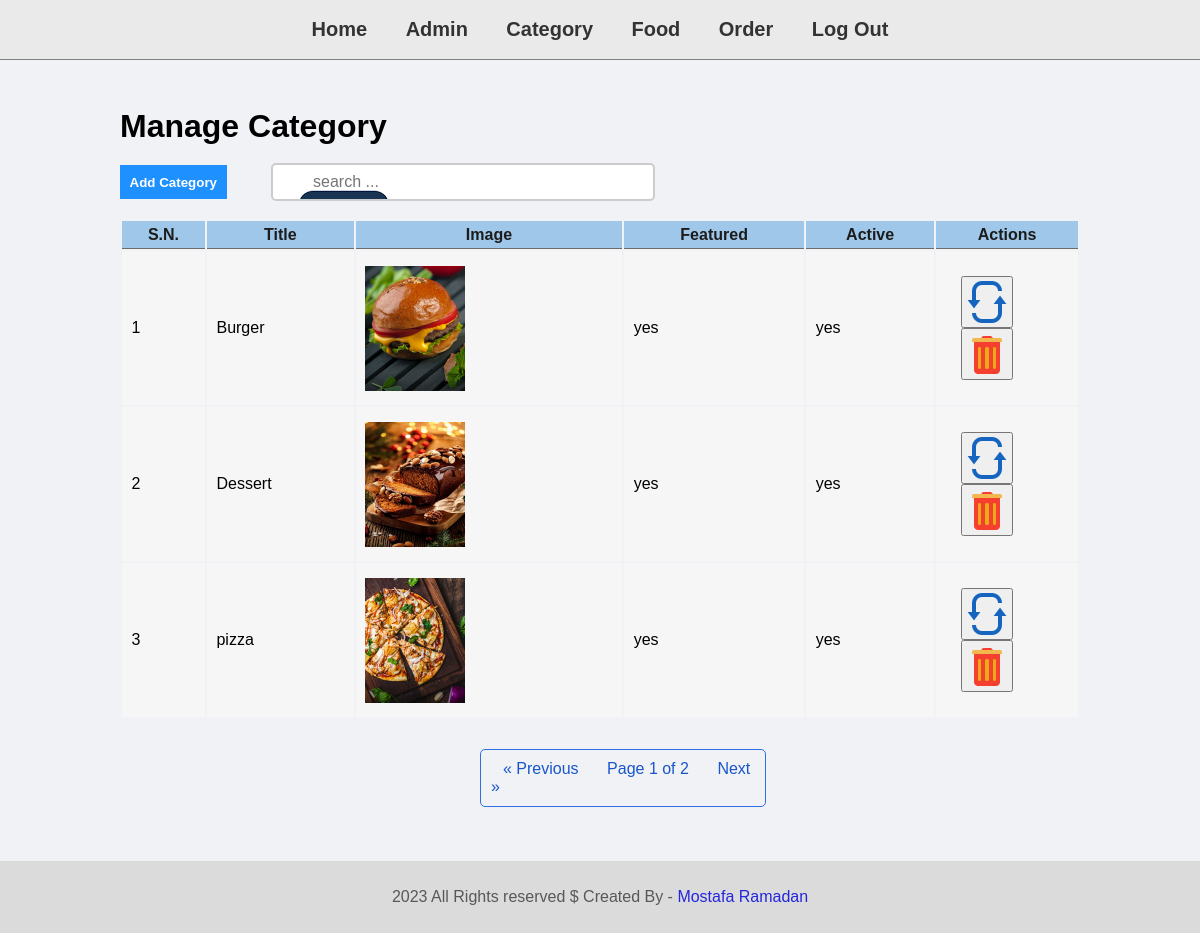
Screenshot of /admin/categoryControl/manage-category.php with the database file from the repository.
### tables this page shows
CREATE TABLE `tbl_category` (
  `id` int(10) UNSIGNED NOT NULL,
  `title` varchar(100) NOT NULL,
  `image_name` varchar(255) NOT NULL,
  `featured` varchar(10) NOT NULL,
  `active` varchar(10) NOT NULL
);

### config/Database.php (called while the page is built, shortened)
<?php
class Database
{
    private $servername = 'localhost';
    private $username = 'root';
    private $password = '';
    private $dbname = 'food-order';
    function __construct()
    {
        $this->conn = new mysqli($this->servername, $this->username, $this->password, $this->dbname);
        if ($this->conn->connect_error) {
            echo "failed to connect";
        } else {
            return $this->conn;
        }
    }
}

### classes/management/ManageCategory.php (called while the page is built, shortened)
<?php
class ManangeCategory extends Database
{
    protected $tableName = 'tbl_category';
    public function displayCategory(int $limit = 4, int $pageNum = 1)
    {
        $offset = ($pageNum - 1) * $limit;
        $result = $this->conn->query("SELECT * FROM {$this->tableName}  LIMIT $limit OFFSET $offset");
        if ($result->num_rows > 0) {
            while ($row = $result->fetch_assoc()) {
                $data[] = $row;
            }
            return $data;
        }
    }
    public function categoryCount()
    {
        $result = $this->conn->query("SELECT * FROM {$this->tableName}");
        return $result->num_rows;
    }
}

### admin/categoryControl/manage-category.php (the view, shortened to what this page needs)
<?php
include_once("../partials/menu.php");
$obj = new ManangeCategory();
$page = isset($_GET['page']) ? (int) $_GET['page'] : 1;
$catCount = $obj->categoryCount();
$limit = 3;
$pagesCount = ceil($catCount / $limit);
$data = $obj->displayCategory($limit, $page);
?>
<div class="main-content">
    <div class="wrapper">
        <h1> Manage Category</h1>
        <div>
            <button id="add_btn" class="btn-primary">Add Category</button>
            <input type="search" placeholder="search ..." class="search">
        </div>
        <table class="tbl-full">
            <thead>
                <tr>
                    <th>S.N.</th>
                    <th>Title</th>
                    <th>Image</th>
                    <th>Featured</th>
                    <th>Active</th>
                    <th>Actions</th>
                </tr>
            </thead>
            <tbody class="mytable">
                <?php
                $sn = 1;
                if ($data != "") {
                    foreach ($data as $value) {
                ?>
                        <tr id="category_row_<?= $value['id'] ?>">
                            <td><?php echo $sn++; ?></td>
                            <td class="category_title"><?php echo $value['title']; ?></td>
                            <td class="category_img">
                                <?php
                                if ($value['image_name'] != "") {
                                ?>
                                    <img src='../../images/category/<?php echo $value['image_name']; ?>' width="100px">
                                <?php
                                } else {
                                    echo "<div color='red'>Image Not Found</div>";
                                }
                                ?>
                            </td>
                            <td class="category_featured"><?php echo $value['featured']; ?></td>
                            <td class="category_active"><?php echo $value['active']; ?></td>
                            <td style="width: 15%; padding:25px;">
                                <button value=<?= $value['id']; ?> class="update_btn_class">
                                    <img title="Update" src="http://localhost/php.course/FoodOrder/images/website/update.png" /></button>
                                <button value="<?= $value['id']; ?>" data-image_name="<?php echo $value['image_name']; ?>" class="delete_category_btn">
                                    <img title="Delete" src="http://localhost/php.course/FoodOrder/images/website/delete.png" />
                                </button>
                            </td>
                        </tr>
                <?php
                    }
                } else {
                    echo "<div class='error'> Category Not Added</div>";
                }
                ?>
            </tbody>
        </table>
    </div>
    <br>
    <nav class="paginator">
        <ul class="pagination">
            <li>
                <a <?php if ($page == 1) {
                        echo "class='disabled'";
                    } ?> href="<?= $_SERVER['PHP_SELF'] . "?page=" . ($page - 1) ?>" aria-label="Previous">
                    <span aria-hidden="true">&laquo;</span>
                    <span aria-hidden="true">Previous</span>
                </a>
            </li>
            <li>
                <a <?php if ($page == $page) {
                        echo "class='disabled'";
                    } ?> href=""> Page <?= $page; ?> of <?= $pagesCount; ?></a>
            </li>
            <li>
                <a <?php if ($page == $pagesCount) {
                        echo "class='disabled'";
                    } ?> href="<?= $_SERVER['PHP_SELF'] . "?page=" . ($page + 1) ?>" aria-label="Next">
                    <span aria-hidden="true">Next</span>
                    <span aria-hidden="true">&raquo;</span>
                </a>
            </li>
        </ul>
    </nav>
    <br>
</div>
<?php
include_once("../partials/footer.php");
?>

### css/admin.css (style rules this page uses)
* { margin: 0px; padding: 0px; font-family: Arial, Helvetica, sans-serif; }
.wrapper { padding: 1%; width: 80%; margin: 0 auto; }
.tbl-full { width: 100%; }
table tr th { border-bottom: 1px solid rgb(109 106 106); padding: .5%; color: #1c1c1c; background: #9fc7e9; text-align: center }
table tr td { padding: 1%; background: #f6f6f6; }
.btn-primary { background-color: #1e90ff; padding: 1%; text-decoration: none; color: white; font-weight: bold; border: none; }
.main-content { background-color: #f1f2f6; padding: 3% 0; }
.pagination { border: 1px solid #2f70e9; padding: 10px; width: 22%; border-radius: 5px; margin: 0 40%; }
.pagination li { margin: 10px 12px; display: inline; }
.pagination li a { color: #1856ca; text-decoration: none; }
.disabled { pointer-events: none; }
input[type="search"] { width: 40%; padding: 8px; margin: 0 40px 0; border: 2px solid #ccc; border-radius: 5px; outline: none; font-size: 16px; background-image: url("../images/website/search.png"); background-position: 10px 10px; background-repeat: no-repeat; padding-left: 40px; }

### rows the page displays
tbl_category: title "Burger", image_name (picture), featured "yes", active "yes", $value['id'] 124 (drawn)
tbl_category: title "Dessert", image_name (picture), featured "yes", active "yes", $value['id'] 125 (drawn)
tbl_category: title "pizza", image_name (picture), featured "yes", active "yes", $value['id'] 126 (drawn)

### other values shown
$page "1"
$pagesCount "2"
